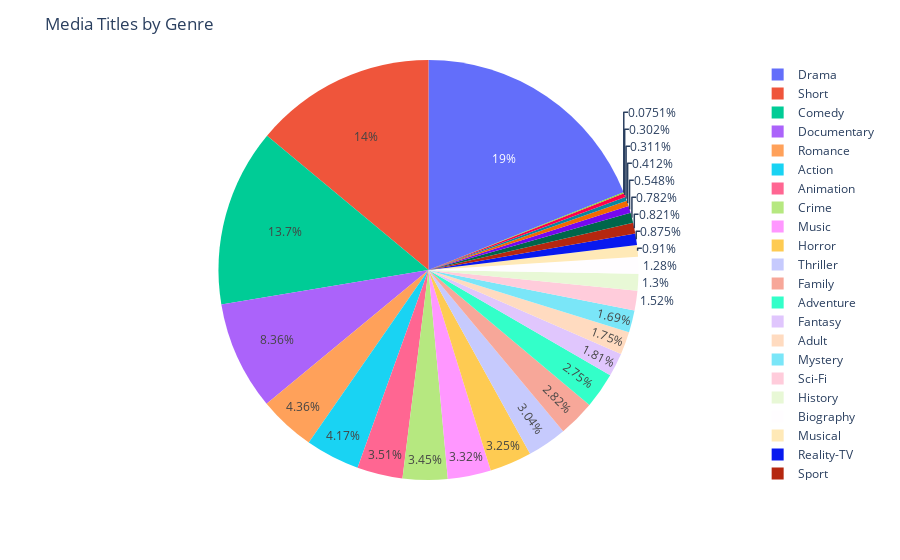

Here is the notebook cell this chart was saved with:
### Code cell
genre_title_count = {}
for i in genres:
    count = 0
    count = sum([count + 1 for x in media_titles.genres_list if i in x])
    genre_title_count[i] = count
print(genre_title_count)
fig = px.pie(values=genre_title_count.values(), names=genre_title_count.keys())
fig.update_layout(title_text='Media Titles by Genre')

### Figure 1 — Plotly figure (JSON) as saved in the notebook; plotly's stock layout.template omitted (floating-point values rounded to 4 significant figures)
{"data": [{"domain": {"x": [0, 1], "y": [0, 1]}, "hovertemplate": "label=%{label}<br>value=%{value}<extra></extra>", "labels": ["Documentary", "Short", "Animation", "Sport", "Action", "Comedy", "Romance", "Drama", "Western", "Music", "History", "Crime", "Sci-Fi", "News", "Biography", "Horror", "Fantasy", "Family", "War", "Adventure", "Mystery", "Musical", "Adult", "Thriller", "Film-Noir", "Talk-Show", "Game-Show", "Reality-TV"], "legendgroup": "", "name": "", "showlegend": true, "type": "pie", "values": [87086, 145343, 36512, 8546, 43427, 142342, 45363, 197510, 5702, 34612, 13551, 35876, 15795, 3243, 13298, 33792, 18899, 29341, 8147, 28592, 17634, 9476, 18228, 31699, 782, 4289, 3142, 9114]}], "layout": {"legend": {"tracegroupgap": 0}, "margin": {"t": 60}, "title": {"text": "Media Titles by Genre"}}}
